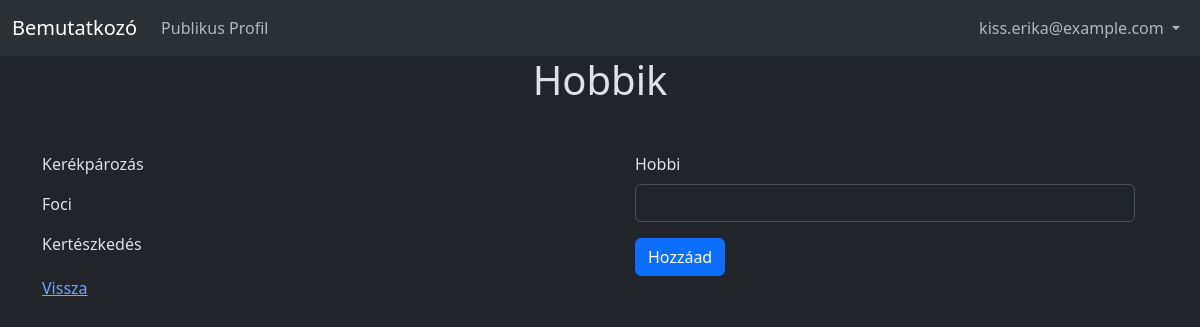
The app's page /?page=hobbik (signed in) with its own data.
### tables this page shows
CREATE TABLE hobbik (
    id INT PRIMARY KEY AUTO_INCREMENT,
    hobbi VARCHAR(100) NOT NULL,
    felhasznalo_id INT NOT NULL
);

### index.php (called while the page is built)
<?php
include_once("./controller/controller.php");

### model/hobbi.php (called while the page is built, shortened)
<?php
class Hobbi
{
    private $hobbi;
    public function __construct($id = -1, $hobbi = '', $felhasznaloId = -1)
    {
        $this->hobbi = $hobbi;
    }
    public function getHobbi()
    {
        return $this->hobbi;
    }
    public static function getHobbikFelhasznaloAzonositoSzerint($felhasznaloId)
    {
        $conn = new mysqli("localhost", "root", "", "huszar_laszlo_20230824");
        $res = $conn->query("SELECT * FROM hobbik WHERE felhasznalo_id = '{$felhasznaloId}'");
        $data = [];
        while ($row = $res->fetch_array(MYSQLI_ASSOC))
        {
          $hobbi = new Hobbi($row["id"], $row["hobbi"], $row["felhasznalo_id"]);
          array_push($data, $hobbi);
        }
        return $data;
    }
}

### view/hobbik.php (the view, shortened to what this page needs)
<!DOCTYPE html>
<html lang="hu" data-bs-theme="dark">
<head>
  <link href="https://cdn.jsdelivr.net/npm/bootstrap@5.3.1/dist/css/bootstrap.min.css" rel="stylesheet">
</head>
<body>
  <?php include_once("menu.php"); ?>
  <?php
    include_once("./model/hobbi.php");
    $hobbik = Hobbi::getHobbikFelhasznaloAzonositoSzerint($_SESSION['felhasznaloId']);
  ?>
  <div class="container">
    <h1 class="text-center mb-5">Hobbik</h1>
    <div class="row">
      <div class="col-12 col-md-6">
        <?php foreach ($hobbik as $value): ?>
          <p><?= $value->getHobbi() ?></p>
        <?php endforeach ?>
      </div>
      <div class="col-12 col-md-6">
        <form class="mx-auto" action="controller/hobbi-mentes-controller.php" method="POST" style="max-width: 500px" >
          <div class="mb-3">
            <label class="form-label" for="hobbi">Hobbi</label>
            <input class="form-control" type="text" name="hobbi" id="hobbi">
          </div>
          <button class="btn btn-primary" type="submit">Hozzáad</button>
        </form>
      </div>
    </div>
    <a href="/huszar-laszlo-webfejleszto-zarovizsga?page=profil">Vissza</a>
  </div>
</body>
</html>

### records on screen
hobbik: hobbi "Kerékpározás"
hobbik: hobbi "Foci"
hobbik: hobbi "Kertészkedés"

### other values on screen
$_SESSION["felhasznaloEmail"] "kiss.erika@example.com"
